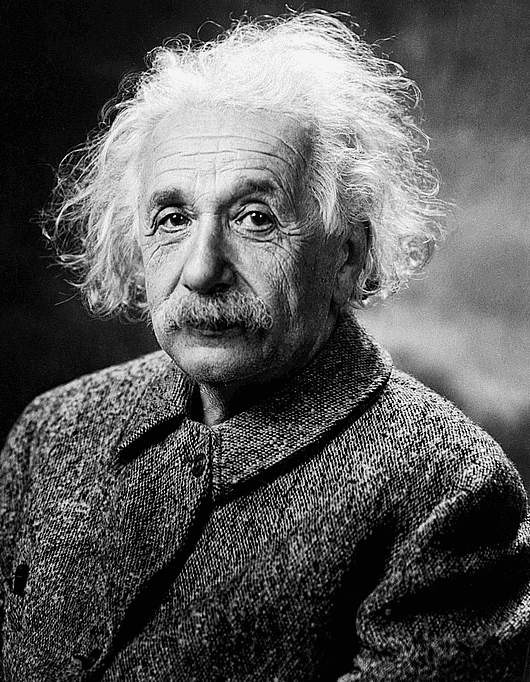
#> input picture class-examples/Filtering/Einstein.jpg, 530 x 682 px
$ python ImageFiltering.py
#> lines starting #> are read from the running program, lines starting #| are printed output that depends on the picture

# This code reads an image, computes and shows its spatial (2-d) Fourier
# transform, applies a high-pass filter in the Fourier domain, and transforms
# back to the spatial domain to show the filtered image.
#
# Rob Owen, Physics 290, Oberlin College, Spring 2023


# Import packages and functions, including 'imread', which reads an image file
# into a numpy array:
import numpy as np
import matplotlib.pyplot as plt
from matplotlib.image import imread


# Read in the image and find its resolution:
EinsteinImage = imread('Einstein.jpg')
#> EinsteinImage is the input picture: shape (682, 530); min 0, max 255, mean 88.6
Ny, Nx = np.shape(EinsteinImage)
#> Ny = 682; Nx = 530

# First, let's see the image we're working with:
plt.imshow(EinsteinImage, cmap='gray')
plt.show()

# fft2 is a function for two-dimensional fourier transforms:
EinsteinImage_f = np.fft.fft2(EinsteinImage)


# To apply a filter in fourier space, we need coordinates in the frequency
# domain. Numpy has a function for this, fftfreq, but it's only made for
# one dimension. I use meshgrid to expand it to our 2-d representation:
freqx = np.fft.fftfreq(Nx)
freqy = np.fft.fftfreq(Ny)

kx, ky = np.meshgrid(freqx, freqy)


# To view images in the fourier domain, we'll need a few helper functions:

# First, a normalization function that makes sure all pixel values
# range from 0 to 1:
def NormImage(Im):
    ImC = np.copy(Im)
    ImC -= np.min(Im)
    ImC /= np.max(Im)
    return ImC

# The following function corrects for the annoying fact that np.fft indexes
# the fourier-transformed data in an unexpected way:
def ImFftRoll(Im):
    ImC = np.copy(Im)
    N0, N1 = np.shape(Im)
    ImC = np.roll(ImC, int(N0/2), axis = 0)
    ImC = np.roll(ImC, int(N1/2), axis = 1)
    return ImC

# Finally, this function strings together the previous functions so that
# we only have to call this function to plot the fourier transform of an image:
def ShowImageTransform(Im):
    plt.imshow(ImFftRoll(NormImage(np.log(1+abs(Im.real)))), cmap='gray')
#> in ImFftRoll, `ImC = np.roll(ImC, int(N1/2), axis = 1)`:
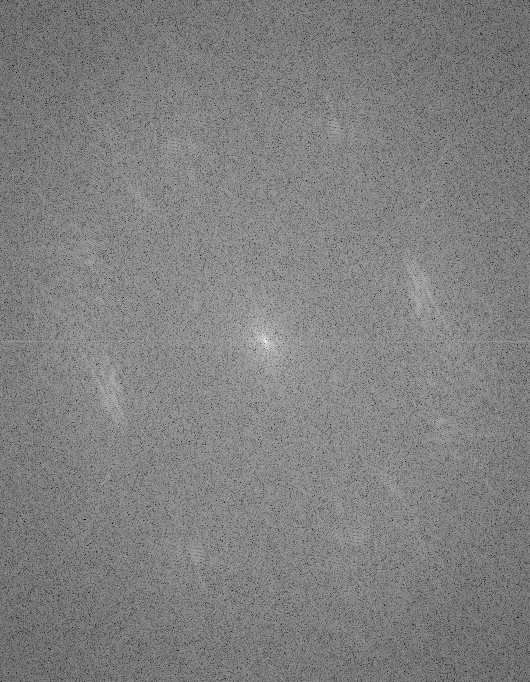
#> ImC: shape (682, 530) float64; min 0, max 1, mean 0.505
    plt.show()
    return

# So here's the FFT of the Einstein Image:
ShowImageTransform(EinsteinImage_f)
# Doesn't it look wise?


# For filtering, I need a smooth function that will interpolate between
# zero and one at some prescribed cutoff point x0. I'll do this with our
# friend the logistic function:
def LogisticFn(x, x0, w):
    return 1./(1.+np.exp(-(x-x0)/w))


# Let's filter the image according to a rotation-symmetric measure of
# oscillations: the magnitude of the wave vector k:
Kmag = np.sqrt(kx**2+ky**2)

# For a high-pass filter, I'll cut off any frequencies below 4% of the
# maximum value in the image:
cutoffvalue = .04*np.max(Kmag)
#> cutoffvalue = 0.0283


# To filter, I simply multiply by the cutoff function, in frequency space:
EinsteinImage_f *= LogisticFn(Kmag, cutoffvalue, .01)
#> in LogisticFn, `return 1./(1.+np.exp(-(x-x0)/w))`:
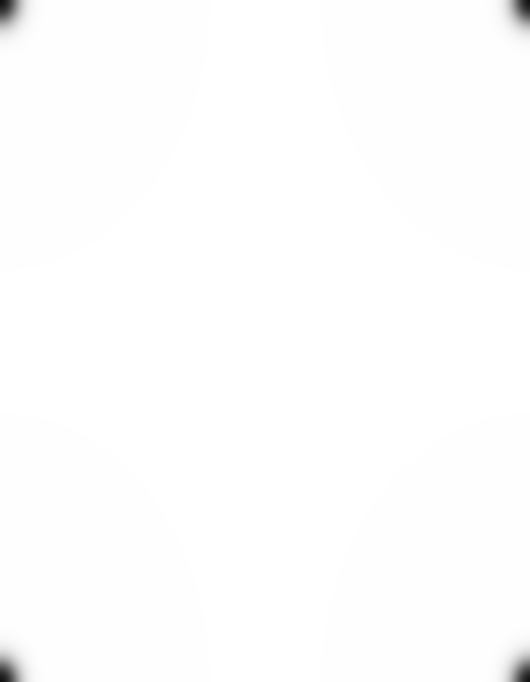
#> returned value: shape (682, 530) float64; min 0.0558, max 1, mean 0.996
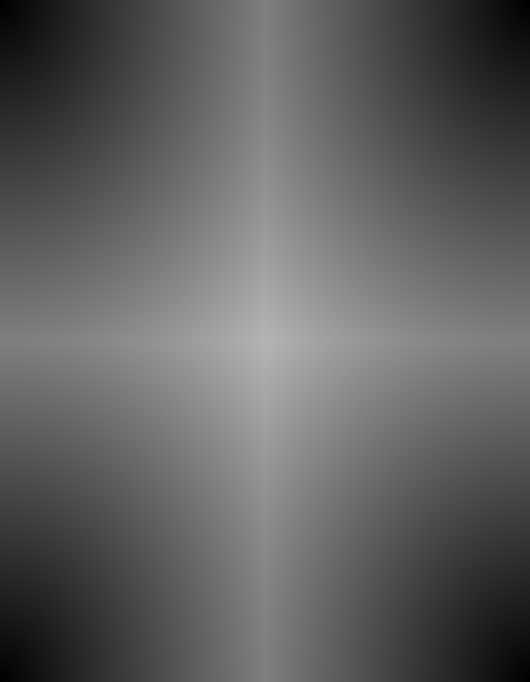
#> Kmag: shape (682, 530) float64; min 0, max 0.707, mean 0.383

# Let's see what that did to the FFT:
ShowImageTransform(EinsteinImage_f)
#> in NormImage (call 2), `ImC = np.copy(Im)`:
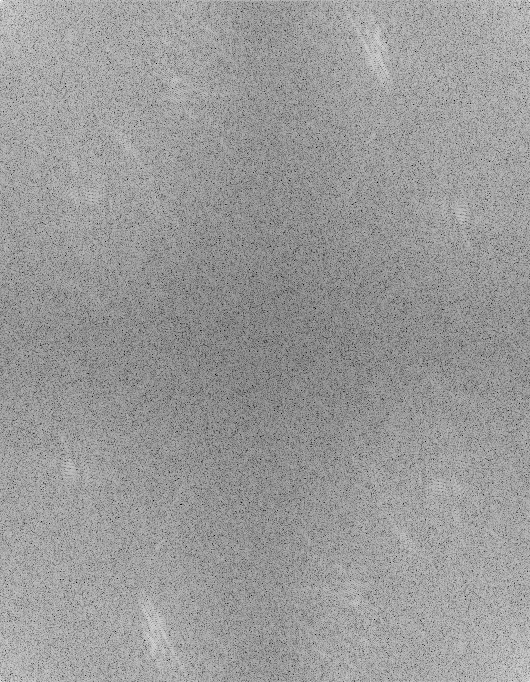
#> ImC: shape (682, 530) float64; min 0.00461, max 14.4, mean 8.72; drawn with min black and max white
#> in ImFftRoll (call 2), `ImC = np.roll(ImC, int(N0/2), axis = 0)`:
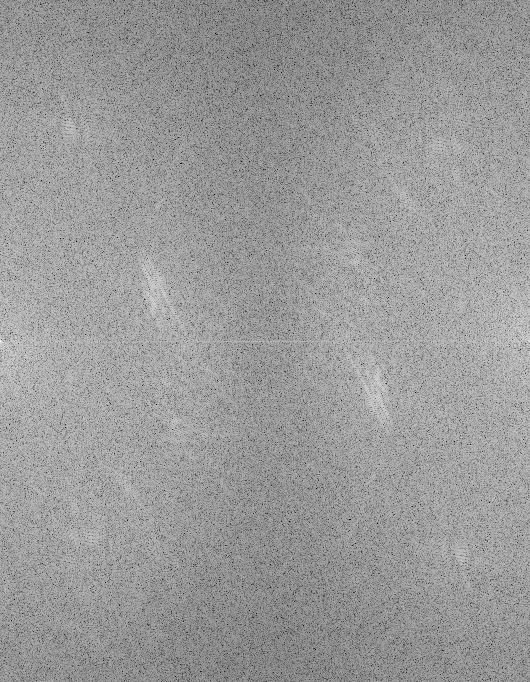
#> ImC: shape (682, 530) float64; min 0, max 1, mean 0.605
#> in ImFftRoll (call 2), `ImC = np.roll(ImC, int(N1/2), axis = 1)`:
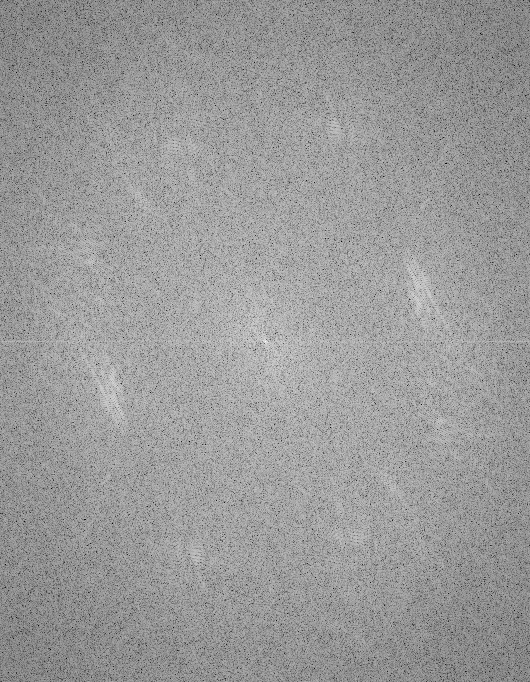
#> ImC: shape (682, 530) float64; min 0, max 1, mean 0.605

# Finally, convert back to position-space:
EinsteinFiltered = np.fft.ifft2(EinsteinImage_f).real
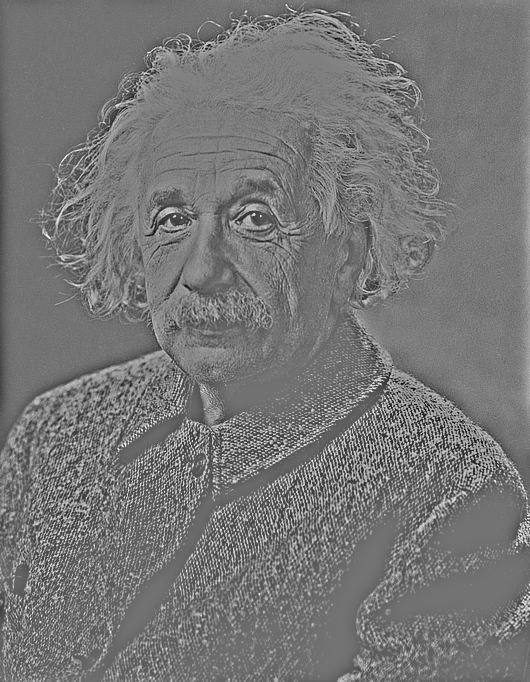
#> EinsteinFiltered: shape (682, 530) float64; min -181.7, max 218.2, mean 4.9; drawn with min black and max white

# And let's see what we've done:
plt.imshow(EinsteinFiltered, cmap='gray')
plt.show()
